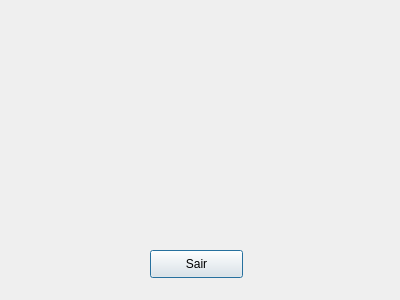
<?xml version="1.0" encoding="UTF-8"?>
<ui version="4.0">
 <class>Dialog</class>
 <widget class="QDialog" name="Dialog">
  <property name="geometry">
   <rect>
    <x>0</x>
    <y>0</y>
    <width>400</width>
    <height>300</height>
   </rect>
  </property>
  <property name="windowTitle">
   <string>Dialog</string>
  </property>
  <widget class="QPushButton" name="pushButton">
   <property name="geometry">
    <rect>
     <x>150</x>
     <y>250</y>
     <width>93</width>
     <height>28</height>
    </rect>
   </property>
   <property name="text">
    <string>Sair</string>
   </property>
  </widget>
 </widget>
 <resources/>
 <connections/>
</ui>
